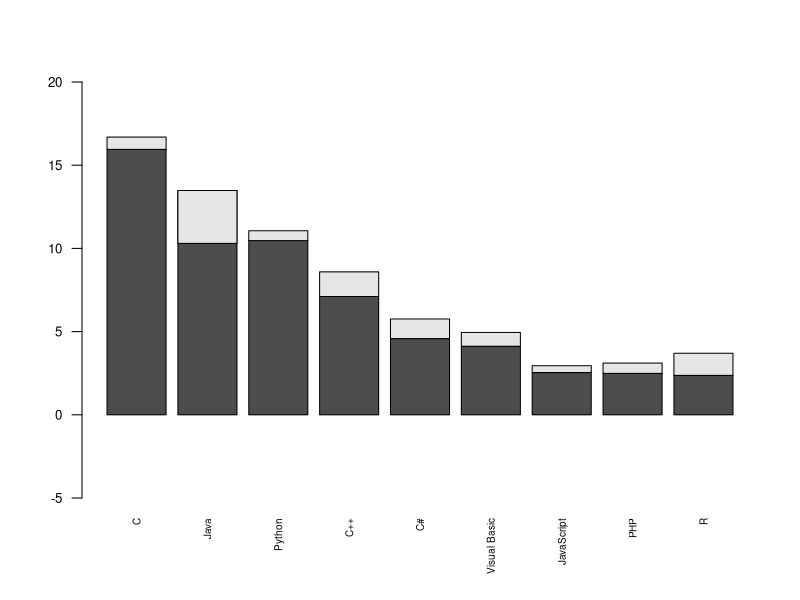

R code for this plot:
languages <- data.frame(
   id = c(1:9),
   name = c("C", "Java", "Python", "C++", "C#", "Visual Basic", "JavaScript", "PHP", "R"),
   usage = c(15.95, 13.48, 10.47, 7.11, 4.58, 4.12, 2.54, 2.49, 2.37),
   change = c(0.74, -3.18, 0.59, 1.48, 1.18, 0.83, 0.41, 0.62, 1.33)
)

data=t(languages[, c("usage", "change")])
print(data)

barplot(data, names.arg=languages$name,
     ylim=c(-5, 20),
     cex.axis = 0.8,
     cex.names = 0.6,
     las=2)
